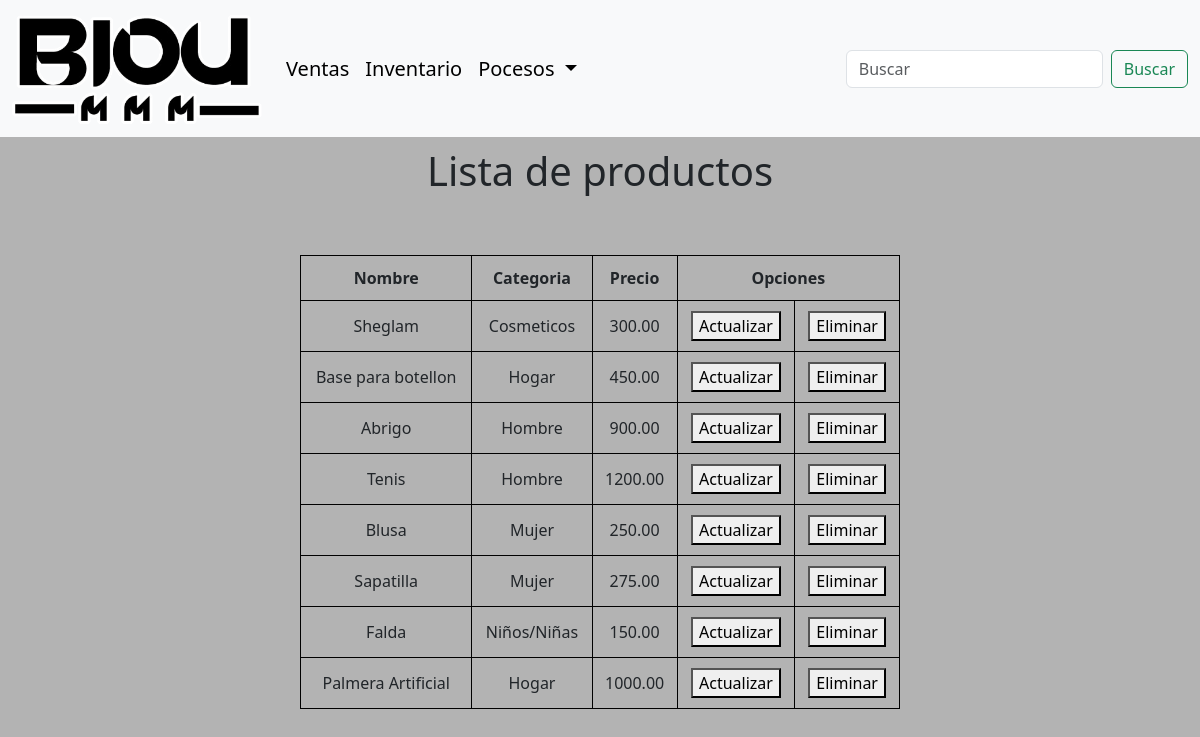
Screenshot of /usuario/lista_producto/ with the database file from the repository.
### usuario/models.py (models this page shows, shortened)
class Producto(models.Model):
    id_producto = models.AutoField(primary_key= True)
    nombre = models.CharField(max_length=100)
    descripcion = models.CharField(max_length=200)
    zise1 = models.CharField(max_length=10)
    colores = models.CharField(max_length=200)
    imagen = models.ImageField(upload_to='static/')
    categoria = models.ForeignKey(Categoria,on_delete=models.CASCADE)
    precio = models.DecimalField(max_digits=10,decimal_places=2, default='')
    stock = models.IntegerField(default=0)
    activo = models.BooleanField(default=True)

class Categoria(models.Model):
    nombre = models.CharField(max_length=100)
    activo = models.BooleanField(default=True)
    def __str__(self):
        return self.nombre

### usuario/views.py (the view)
# urls.py: path('lista_producto/', views.lista_producto_view.as_view(), name='lista_producto'),
class lista_producto_view(View):
    def get(self, reuqest):
        productos = Producto.objects.filter(activo=True)
        return render(reuqest, 'manegador/lista_producto.html', {'productos': productos})

### usuario/context_processors.py (called while the page is built, shortened)
def categorias_disponibles(request):
    categorias = Categoria.objects.filter(activo=True)
    return{'categorias':categorias}

def barra_busqueda_context(request):
    query = request.GET.get('buscar', '').strip()
    productos_resultado = []
    print(productos_resultado)
    return {
        'buscar_query': query,
        'resultados_busqueda': productos_resultado
    }

### Template/manegador/lista_producto.html (shortened to what this page needs)
{% extends "index.html" %}
{% load static%}
{% block content %}
    <link rel="stylesheet" href="/static/administd/lista_producto.css">
    <h1>Lista de productos</h1>
    <table>
        <div class="tabla">
            <tr>
                <th>Nombre</th>
                <th>Categoria</th>
                <th>Precio</th>
                <th colspan="2">Opciones</th>
            </tr>
        <tr>
            {% for producto in productos %}
            <tr>
                <td>{{ producto.nombre }}</td>
                <td>{{ producto.categoria }}</td>
                <td>{{ producto.precio }}</td>
                <td><button>Actualizar</button></td>
                <td><button>Eliminar</button></td>
            </tr>
        {% endfor %}
        </div>
    </table>
{% endblock %}

### static/administd/navegacion.css (style rules this page uses)
body { background-color: #b3b3b3; }

### static/administd/lista_producto.css (style rules this page uses)
body { background-color: #b3b3b3; }
table, th, td { border: 1px solid black; border-collapse: collapse ; padding: 10px; text-align: center; }
table { width: 50%; margin-left: 25%; margin-top: 5%; }
h1 { text-align: center; margin-top: 10px; }

### rows the page displays
Producto: nombre "Sheglam", categoria "Cosmeticos", precio "300.00"
Producto: nombre "Base para botellon", categoria "Hogar", precio "450.00"
Producto: nombre "Abrigo", categoria "Hombre", precio "900.00"
Producto: nombre "Tenis", categoria "Hombre", precio "1200.00"
Producto: nombre "Blusa", categoria "Mujer", precio "250.00"
Producto: nombre "Sapatilla", categoria "Mujer", precio "275.00"
Producto: nombre "Falda", categoria "Niños/Niñas", precio "150.00"
Producto: nombre "Palmera Artificial", categoria "Hogar", precio "1000.00"
